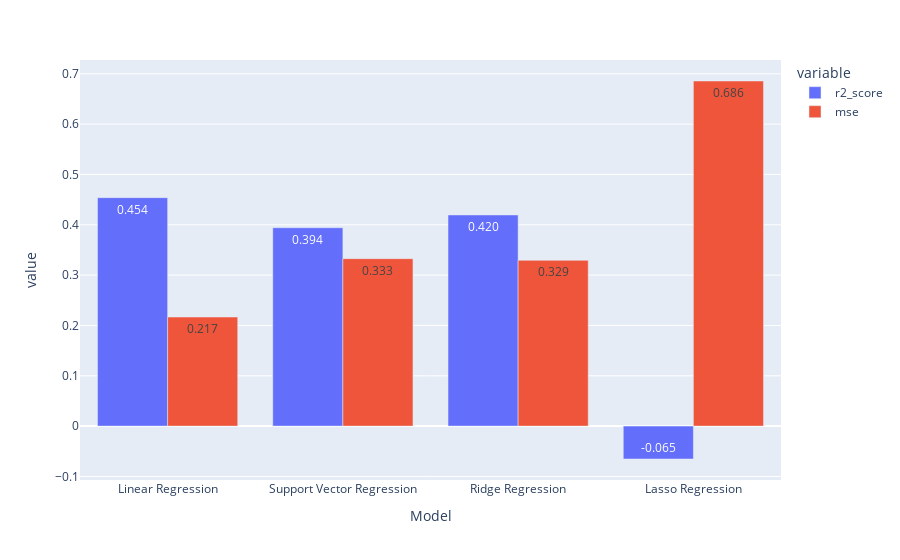

The cell this chart's notebook holds for it:
### Code cell
fig = px.bar(data_frame = df_results, x = "Model", y = ["r2_score", "mse"],
            barmode = "group",
            text_auto = ".3f")
fig.show()

### Figure 1 — Plotly figure (JSON) as saved in the notebook; plotly's stock layout.template omitted (floating-point values rounded to 4 significant figures)
{"data": [{"alignmentgroup": "True", "hovertemplate": "variable=r2_score<br>Model=%{x}<br>value=%{y}<extra></extra>", "legendgroup": "r2_score", "marker": {"color": "#636efa", "pattern": {"shape": ""}}, "name": "r2_score", "offsetgroup": "r2_score", "orientation": "v", "showlegend": true, "textposition": "auto", "texttemplate": "%{y:.3f}", "x": ["Linear Regression", "Support Vector Regression", "Ridge Regression", "Lasso Regression"], "xaxis": "x", "y": [0.454, 0.3942, 0.4196, -0.06534], "yaxis": "y", "type": "bar"}, {"alignmentgroup": "True", "hovertemplate": "variable=mse<br>Model=%{x}<br>value=%{y}<extra></extra>", "legendgroup": "mse", "marker": {"color": "#EF553B", "pattern": {"shape": ""}}, "name": "mse", "offsetgroup": "mse", "orientation": "v", "showlegend": true, "textposition": "auto", "texttemplate": "%{y:.3f}", "x": ["Linear Regression", "Support Vector Regression", "Ridge Regression", "Lasso Regression"], "xaxis": "x", "y": [0.2167, 0.3327, 0.3294, 0.6857], "yaxis": "y", "type": "bar"}], "layout": {"xaxis": {"anchor": "y", "domain": [0, 1], "title": {"text": "Model"}, "type": "category", "range": [-0.5, 3.5], "autorange": true}, "yaxis": {"anchor": "x", "domain": [0, 1], "title": {"text": "value"}, "type": "linear", "range": [-0.1071, 0.7275], "autorange": true}, "legend": {"title": {"text": "variable"}, "tracegroupgap": 0}, "margin": {"t": 60}, "barmode": "group", "autosize": true}}
